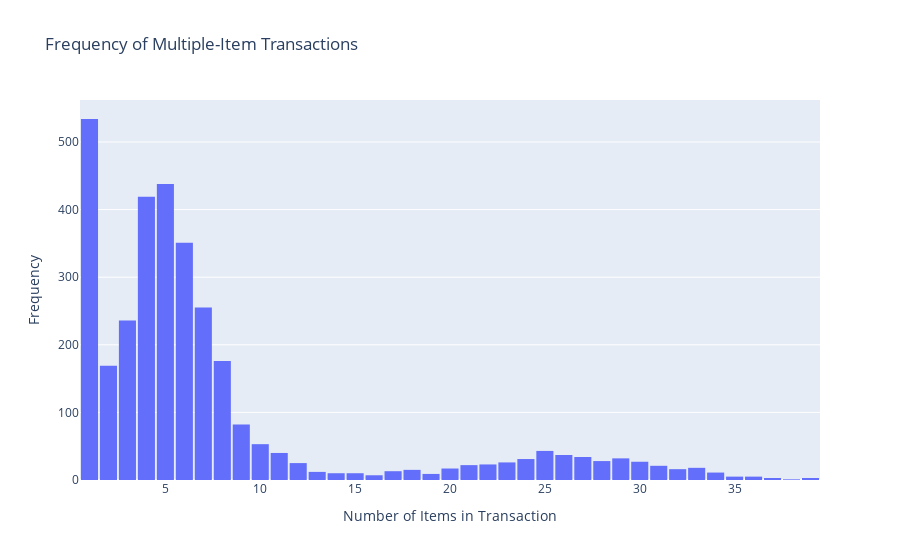

Source (notebook cell):
### Markdown cell above
#### There are very small percentage of single item bought

### Code cell
import plotly.express as px

fig = px.histogram(transaction_counts, x='row_count', title='Frequency of Multiple-Item Transactions')
fig.update_layout(
    xaxis_title='Number of Items in Transaction',
    yaxis_title='Frequency',
    bargap=0.1  
)
fig.show()

### Figure 1 — Plotly figure (JSON) as saved in the notebook; plotly's stock layout.template omitted (floating-point values rounded to 4 significant figures; data arrays with more than 128 entries replaced by an {"elided": "..."} marker saying what was removed)
{"data": [{"alignmentgroup": "True", "bingroup": "x", "hovertemplate": "row_count=%{x}<br>count=%{y}<extra></extra>", "legendgroup": "", "marker": {"color": "#636efa", "pattern": {"shape": ""}}, "name": "", "offsetgroup": "", "orientation": "v", "showlegend": false, "type": "histogram", "x": {"elided": "3257 int values"}, "xaxis": "x", "yaxis": "y"}], "layout": {"bargap": 0.1, "barmode": "relative", "legend": {"tracegroupgap": 0}, "title": {"text": "Frequency of Multiple-Item Transactions"}, "xaxis": {"anchor": "y", "domain": [0, 1], "title": {"text": "Number of Items in Transaction"}}, "yaxis": {"anchor": "x", "domain": [0, 1], "title": {"text": "Frequency"}}}}
